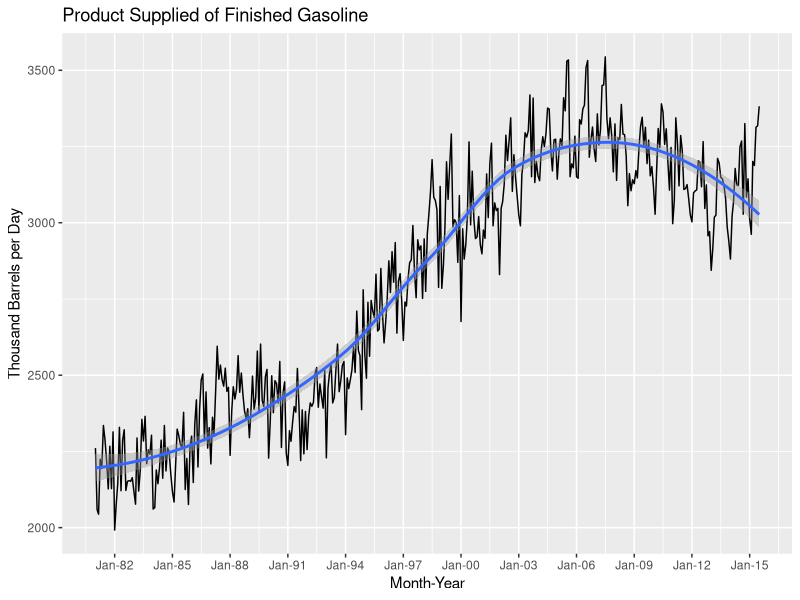
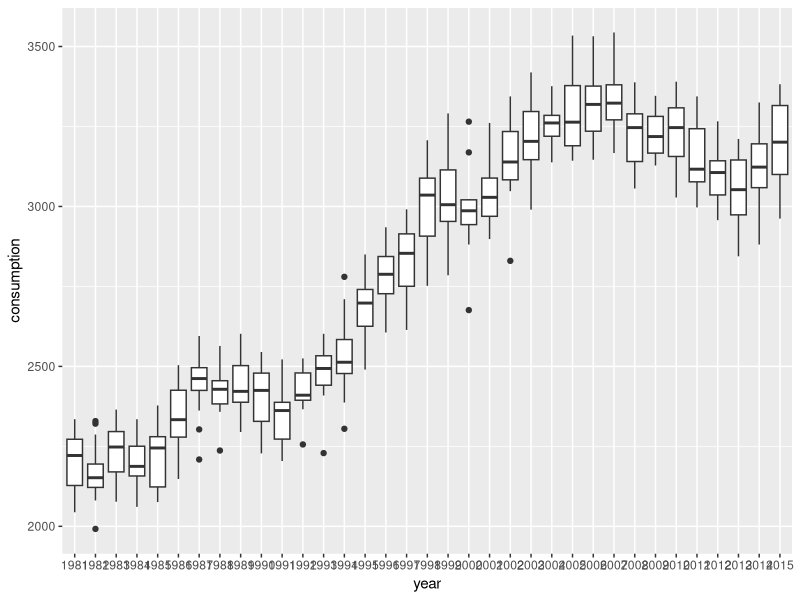
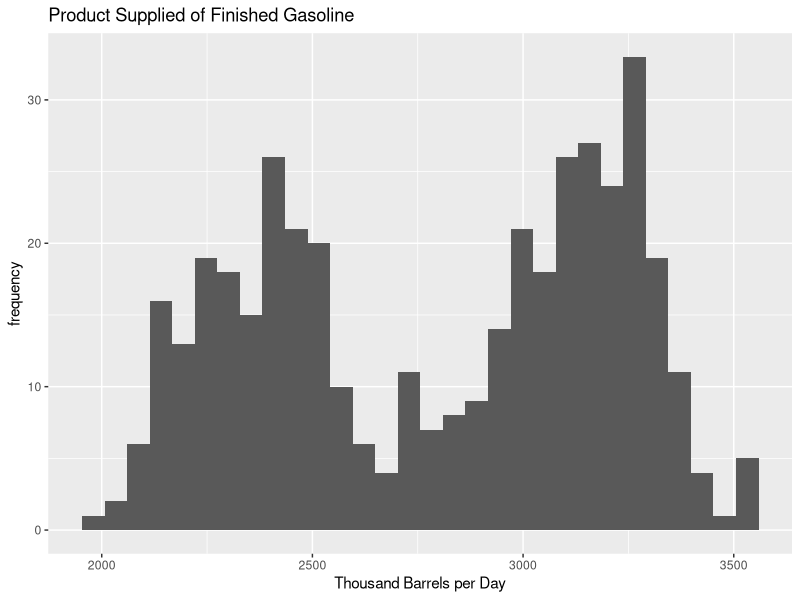
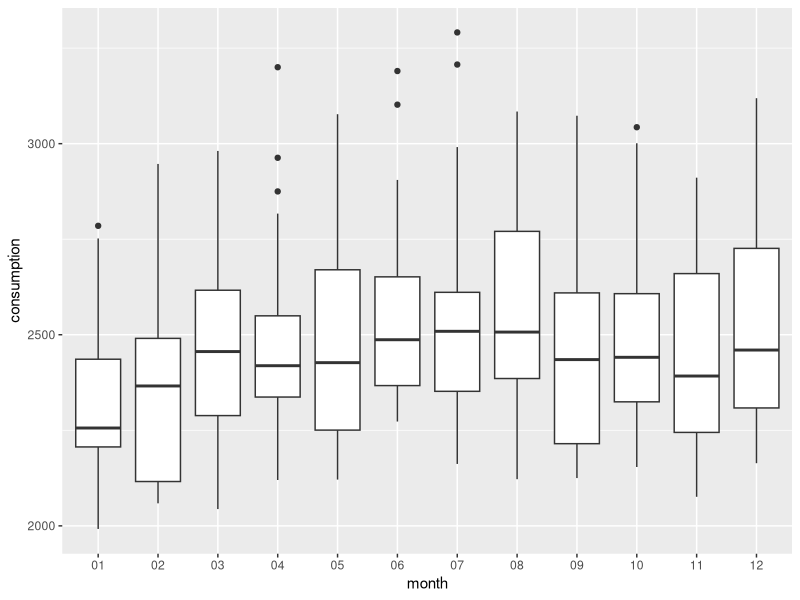
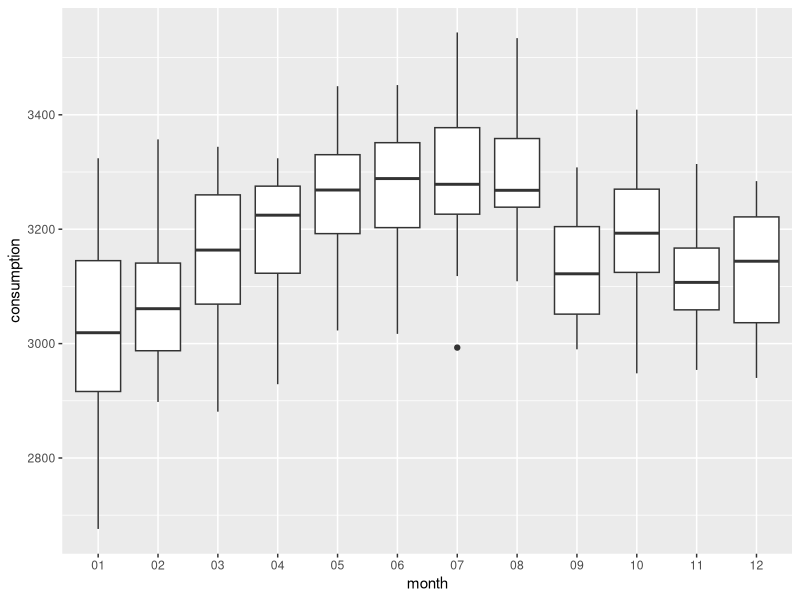

These figures' R source, in order: (Note: this script raises an error after producing the figures.)
detach_package <- function(pkg, character.only = FALSE)
{
  if(!character.only)
  {
    pkg <- deparse(substitute(pkg))
  }
  search_item <- paste("package", pkg, sep = ":")
  while(search_item %in% search())
  {
    detach(search_item, unload = TRUE, character.only = TRUE)
  }
}

# load dependencies
handle_package <- function(x) {
  a <- require(x, character.only = TRUE)
  if(!a) {
    install.packages(x)
    require(x, character.only = TRUE)
  }
}

pkg <- c("ggplot2","dplyr","R.utils","fdrtool","caret","randomForest","pROC", 
         "readr", "stringr", "corrgram", "corrplot", "aod", "rvest", "ggfortify",
         "zoo", "reshape2", "jsonlite", "devtools", "scales", "forecast", 
         "wesanderson", "RColorBrewer")

lapply(pkg, handle_package)

#detach_package("gridExtra", TRUE)


# load time series data - problems(time_series)
time_series <- read_csv("./padd1_time_series.csv", skip = 5, col_names = FALSE)
names(time_series) <- c("month_year", "consumption")

# Minor data prep - dplyr friendly object; turning id into an integer to sort
time_series_df <- tbl_df(time_series)
time_series_df$id <- as.integer(row.names(time_series_df))
time_series_df <- arrange(time_series_df, desc(id))

# Convert month_year to Date type - facilitate graphing with ggplot
time_series_df$month_year_conv <- as.Date(str_replace(time_series_df$month_year, " ", "01"), "%b%d%Y")

# Extract month, month_name and year from month_year_conv
time_series_df$month <- factor(format(time_series_df$month_year_conv, "%m"), ordered = TRUE)
time_series_df$year <- factor(format(time_series_df$month_year_conv, "%Y"), ordered = TRUE)



###par(mfrow = c(2,2)) 
###lapply(dev.list(), dev.off)


# Create time series object
# Create Time Series Object
fuel_consumption_ts <- ts(time_series_df$consumption, start = c(1981,1), end = c(2015, 7), freq = 12)

# Time Series Plot
p <- ggplot(time_series_df, aes(x = month_year_conv , y = consumption))

p + geom_line() +
    ggtitle("Product Supplied of Finished Gasoline") +
    xlab("Month-Year") + 
    ylab("Thousand Barrels per Day") +
    scale_x_date(labels = date_format("%b-%y"), breaks = "3 years") +
    geom_smooth()

# Does the variation increase as the level increases - By Year
bp <- ggplot(time_series_df, aes(x = year , y = consumption))

bp + geom_boxplot()

# Bimodal Histogram
bm <- ggplot(time_series_df, aes(x = consumption))
bm + geom_histogram() +
  ggtitle("Product Supplied of Finished Gasoline") +  
  ylab("frequency") +
  xlab("Thousand Barrels per Day")




time_series_df_1 <- time_series_df %>%
                      filter(year < 2000)

# By Month - Bi Modal
bp <- ggplot(time_series_df_1, aes(x = month , y = consumption))

bp + geom_boxplot()

time_series_df_2 <- time_series_df %>%
                      filter(year >= 2000)

# By Month - Bi Modal
bp <- ggplot(time_series_df_2, aes(x = month , y = consumption))

bp + geom_boxplot()



# Data Partitioning
nValid <- 12
prediction_multiplier <- 2
prediction_periods <- nValid * prediction_multiplier

nTrain <- length(fuel_consumption_ts) - nValid
train.ts <- window(fuel_consumption_ts, start = c(1981, 1), end = c(1981, nTrain))
valid.ts <- window(fuel_consumption_ts, start = c(1981, nTrain + 1), end = c(1981, nTrain + nValid))


# Models

par(mfrow = c(2, 1))

# Simple Exponential Smoothing
#ses <- ses(train.ts)
#ses_pred <- forecast(ses, h = prediction_periods,  level = c(80,95))

#plot(ses_pred, ylim = c(1800, 3500),  ylab = "Barrels (Thousands)", 
#     xlab = "Time", bty = "l", xaxt = "n",
#     xlim = c(1981,2015.75), main = "", flty = 2)

#axis(1, at = seq(1981, 2015, 1), labels = format(seq(1981, 2015, 1)))
#lines(ses_pred$fitted, lwd = 2, col = "blue")
#lines(valid.ts)

#tsdisplay(ses_pred$residuals)


# Holt's Linear with trend - No Alpha & Beta

#differenced_ts <- diff(train.ts, lag = 12), differences = 1))

holt_m <- holt(train.ts)
h_pred <- forecast(holt_m, h = prediction_periods, level = c(80,95))

plot(h_pred, ylim = c(1800, 3500),  ylab = "Barrels (Thousands)", xlab = "Time", bty = "l", xaxt = "n",
     xlim = c(1981,2015.75), main = "", flty = 2)
axis(1, at = seq(1981, 2015, 1), labels = format(seq(1981, 2015, 1)))
lines(h_pred$fitted, lwd = 2, col = "blue")
lines(valid.ts)


tsdisplay(h_pred$residuals)

plotForecastErrors(h_pred$residuals)


# Holt's Linear Trend with alpha and no model restrictions
#hw <- ets((train.ts), model = "AAA", alpha = 0.8, beta = 0.3, restrict = FALSE)
#hw_pred <- forecast(hw, h = prediction_periods, level = c(80,95))

par(mfrow = c(2,1))

tsdisplay(diff(train.ts, lag = 12, differences = 2))

differenced_ts <- (diff(train.ts, lag = 12, differences = 2))

tsdisplay(hw_pred$residuals)

# Holt's Winter Trend with alpha and no model restrictions
hw <- ets(train.ts, model = "MMA", restrict = FALSE, alpha = 0.8)#, RESTRICT = FALSE, allow.multiplicative.trend = TRUE)
hw_pred <- forecast(hw, h = prediction_periods, level = c(80,95))

plot(hw_pred, ylim = c(1800, 3500),  ylab = "Barrels (Thousands)", xlab = "Time", bty = "l", xaxt = "n",
     xlim = c(1981,2015.75), main = "", flty = 2)
axis(1, at = seq(1981, 2015, 1), labels = format(seq(1981, 2015, 1)))
lines(hw_pred$fitted, lwd = 2, col = "blue")
lines(valid.ts)

plot(hw_pred$residuals, type = "l")
tsdisplay(hw_pred$residuals)

# Exponential Smoothing Automated
es_opt <- ets(train.ts)
es_opt_pred <- forecast(es_opt, h = prediction_periods, level = c(80,95))

plot(es_opt_pred, ylim = c(1800, 3500),  ylab = "Barrels (Thousands)", xlab = "Time", bty = "l", xaxt = "n",
     xlim = c(1981,2015.75), main = "", flty = 2)
axis(1, at = seq(1981, 2015, 1), labels = format(seq(1981, 2015, 1)))
lines(es_opt_pred$fitted, lwd = 2, col = "blue")
lines(valid.ts)


# Accuracy
accuracy(ses_pred$mean, valid.ts)
accuracy(h_pred$mean, valid.ts)
accuracy(hw_pred$mean, valid.ts)
accuracy(es_opt_pred$mean, valid.ts)



# prepare residuals
ses_residuals <- fortify(ses_pred$residuals)
ses_residuals$model <- "ses"
names(ses_residuals) <- c("time","residual", "model")

h_residuals <- fortify(h_pred$residuals)
h_residuals$model <- "holt's"
names(h_residuals) <- c("time","residual","model")

hw_residuals <- fortify(hw_pred$residuals)
hw_residuals$model <- "ets manual"
names(hw_residuals) <- c("time","residual","model")

es_opt_residuals <- fortify(es_opt_pred$residuals)
es_opt_residuals$model <- "ets optimized"
names(es_opt_residuals) <- c("time","residual","model")

# Create list of all residuals to plot
residuals <- list(ses_residuals, h_residuals, hw_residuals, es_opt_residuals,
                  gas.forecastSARIMA_residuals, gas.forecastARIMA_residuals, 
                  gas.naive.forecast_residuals, gas.snaive.forecast_residuals)

residuals <- bind_rows( residuals )


lapply(dev.list(),dev.off)





### Time Series Plot ###
p <- ggplot(time_series_df, aes(x = month_year_conv , y = consumption))

p + geom_line() +
  ggtitle("Product Supplied of Finished Gasoline") +
  xlab("") + 
  ylab("Thousand Barrels per Day") +
  scale_x_date(labels = date_format("%b-%y"), breaks = "3 years") +
  geom_smooth()

### Boxplots of Years as a Time Series ###

# Does the variation increase as the level increases - By Year
bp <- ggplot(time_series_df, aes(x = year , y = consumption))
bp + geom_boxplot() +
  ggtitle("Product Supplied of Finished Gasoline - Boxplots by Year") +
  xlab("") + 
  ylab("Thousand Barrels per Day")

### Bimodal Distribution ###

# Bimodal Histogram
bm <- ggplot(time_series_df, aes(x = consumption))
bm + geom_histogram() +
  ggtitle("Product Supplied of Finished Gasoline") +  
  ylab("frequency") +
  xlab("Thousand Barrels per Day")


### Forecasts ###

# Holt's Linear with trend - Auto Alpha and Beta
holt_m <- holt(train.ts)
h_pred <- forecast(holt_m, h = prediction_periods, level = c(80,95))

plot(h_pred, ylim = c(1800, 3500),  ylab = "Barrels (Thousands)", , bty = "l", xaxt = "n",
     xlim = c(1981,2015.75), main = "", flty = 2)
title(main = "Holt's Linear with Trend")
axis(1, at = seq(1981, 2015, 1), labels = format(seq(1981, 2015, 1)))
lines(h_pred$fitted, lwd = 2, col = "blue")
lines(valid.ts)

# ETS Manual
hw <- ets(train.ts, model = "MMA", restrict = FALSE, alpha = 0.8)#, RESTRICT = FALSE, allow.multiplicative.trend = TRUE)
hw_pred <- forecast(hw, h = prediction_periods, level = c(80,95))

plot(hw_pred, ylim = c(1800, 3500),  ylab = "Barrels (Thousands)", bty = "l", xaxt = "n",
     xlim = c(1981,2015.75), main = "", flty = 2)
title(main = "ETS Manual")
axis(1, at = seq(1981, 2015, 1), labels = format(seq(1981, 2015, 1)))
lines(hw_pred$fitted, lwd = 2, col = "blue")
lines(valid.ts)


# ETS Automated
es_opt <- ets(train.ts)
es_opt_pred <- forecast(es_opt, h = prediction_periods, level = c(80,95))

plot(es_opt_pred, ylim = c(1800, 3500),  ylab = "Barrels (Thousands)", bty = "l", xaxt = "n",
     xlim = c(1981,2015.75), main = "", flty = 2)
title(main = "ETS Automatic")
axis(1, at = seq(1981, 2015, 1), labels = format(seq(1981, 2015, 1)))
lines(es_opt_pred$fitted, lwd = 2, col = "blue")
lines(valid.ts)



### Plot Residuals ###

# Histogram of Forecast Errors
plotForecastErrors(h_residuals$residual, h_residuals$model[1])
plotForecastErrors(hw_residuals$residual, hw_residuals$model[1])
plotForecastErrors(es_opt_residuals$residual, es_opt_residuals$model[1])

# Line Charts of Forecast Errors
plot(h_residuals$residual, type = "l", ylab = "residual", xlab = "")
title(main = "Residuals - holt's")

plot(hw_residuals$residual, type = "l", ylab = "residual", xlab = "")
title(main = "Residuals - ets manual")

plot(es_opt_residuals$residual, type = "l", ylab = "residual", xlab = "")
title(main = "Residuals - ets auto")

# Scatter Plots of Forecast Errors
plot(h_residuals$residual, type = "p")
plot(hw_residuals$residual, type = "p")
plot(es_opt_residuals$residual, type = "p")



# Holt's Winter
#p <- ggplot(hw_residuals, aes(x = time, y = residual))
#p + geom_line(aes(colour = residual ), size = 1)



# ses and es optimization - https://github.com/karthik/wesanderson
pal <- wes_palette(8, name = "Royal1", type = "continuous")
wes_palette("Royal1", 8)

p <- ggplot(residuals, aes(x = model, y = residual, fill = model))
p +  geom_boxplot() + scale_fill_manual(values = pal) +#wes_palette("Royal1", 8)) +
  xlab("") +
  ylab("residual (thousand barrels)") + 
  ggtitle("Model Comparison by Forecast Residuals")
  
  #wes_palette()
  
  
  #scale_colour_brewer(palette = "Set1")aes(colour = residual)) + 
  #geom_line(data = es_opt_residuals, aes(x = time, y = residual), colour = "blue") +
  #scale_fill_brewer()
  #scale_colour_gradient(limits=c(-300, 300), low="red", high="gray", space="Lab")

#wes_palette("Moonrise1")
#boxplot(ses_residuals, col = brewer.pal(8, "Set3"))

#p <- ggplot(ses_residuals, aes(x = time, y = residual))
#p +  geom_line(aes(colour = residual)) + 
#     geom_line(data = es_opt_residuals, aes(x = time, y = residual), colour = "#CC0033") +
#     geom_line(data = h_residuals, aes(x = time, y = residual), colour = "gray")


#RColorBrewer::display.brewer.all()


plotForecastErrors <- function(forecasterrors, model)
{
  
  # make a histogram of the forecast errors:
  mybinsize <- IQR(forecasterrors)/4
  mysd   <- sd(forecasterrors)
  mymin  <- min(forecasterrors) - mysd*5
  mymax  <- max(forecasterrors) + mysd*3
  # generate normally distributed data with mean 0 and standard deviation mysd
  mynorm <- rnorm(10000, mean=0, sd=mysd)
  mymin2 <- min(mynorm)
  mymax2 <- max(mynorm)
  if (mymin2 < mymin) { mymin <- mymin2 }
  if (mymax2 > mymax) { mymax <- mymax2 }
  # make a red histogram of the forecast errors, with the normally distributed data overlaid:
  mybins <- seq(mymin, mymax, mybinsize)
  hist(forecasterrors, col="red", freq=FALSE, breaks=mybins, main = paste("Forecast Errors - ", model))
  # freq=FALSE ensures the area under the histogram = 1
  # generate normally distributed data with mean 0 and standard deviation mysd
  myhist <- hist(mynorm, plot=FALSE, breaks=mybins)
  # plot the normal curve as a blue line on top of the histogram of forecast errors:
  points(myhist$mids, myhist$density, type="l", col="blue", lwd=2)
}
